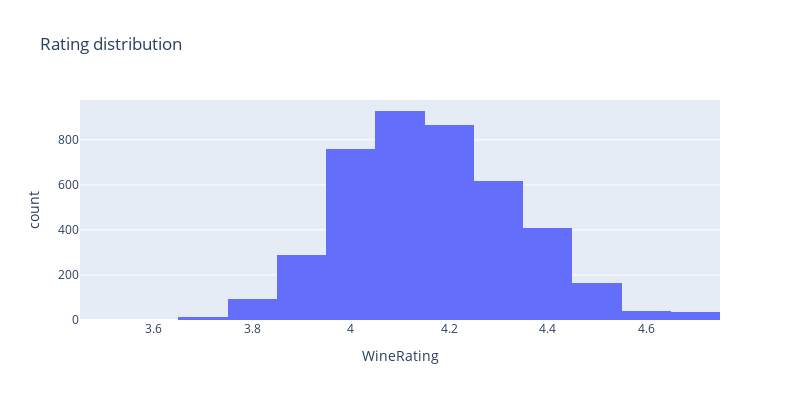

The code cell stored with this chart in its notebook:
### Markdown cell above
Yikes, for wine rating of 4.7, I can see a spike. This makes from domain knowledge point of view as there are equisite in demand wine bottles going at exorbitant prices. <br>

You can isolate certain information. One of the coolest features available with Plotly Express is the ability to add animation frames which thereby allows you to view how something changes over a certain variable, and isolate certain information. Not only is this cool to see as you’re creating visualizations for yourself, but being able to create an animated and interactive visualization seriously make you look like you know what you’re doing.<br>

Try it youself by dragging your cursor across the 4.6 and 4.7 region.

### Code cell
## Lets build an histogram
def basic_histogram():

    fig = px.histogram(df, x='WineRating', 
                   title='Rating distribution', 
                   height = 400, 
                   width = 800 
                      
                  )
    fig.show()
    
    return

basic_histogram()

### Figure 1 — Plotly figure (JSON) as saved in the notebook; plotly's stock layout.template omitted (floating-point values rounded to 4 significant figures; data arrays with more than 128 entries replaced by an {"elided": "..."} marker saying what was removed)
{"data": [{"alignmentgroup": "True", "bingroup": "x", "hovertemplate": "WineRating=%{x}<br>count=%{y}<extra></extra>", "legendgroup": "", "marker": {"color": "#636efa", "pattern": {"shape": ""}}, "name": "", "offsetgroup": "", "orientation": "v", "showlegend": false, "type": "histogram", "x": {"elided": "4217 float values"}, "xaxis": "x", "yaxis": "y"}], "layout": {"barmode": "relative", "height": 400, "legend": {"tracegroupgap": 0}, "title": {"text": "Rating distribution"}, "width": 800, "xaxis": {"anchor": "y", "autorange": true, "domain": [0, 1], "range": [3.45, 4.75], "title": {"text": "WineRating"}, "type": "linear"}, "yaxis": {"anchor": "x", "autorange": true, "domain": [0, 1], "range": [0, 976.8], "title": {"text": "count"}}}}
